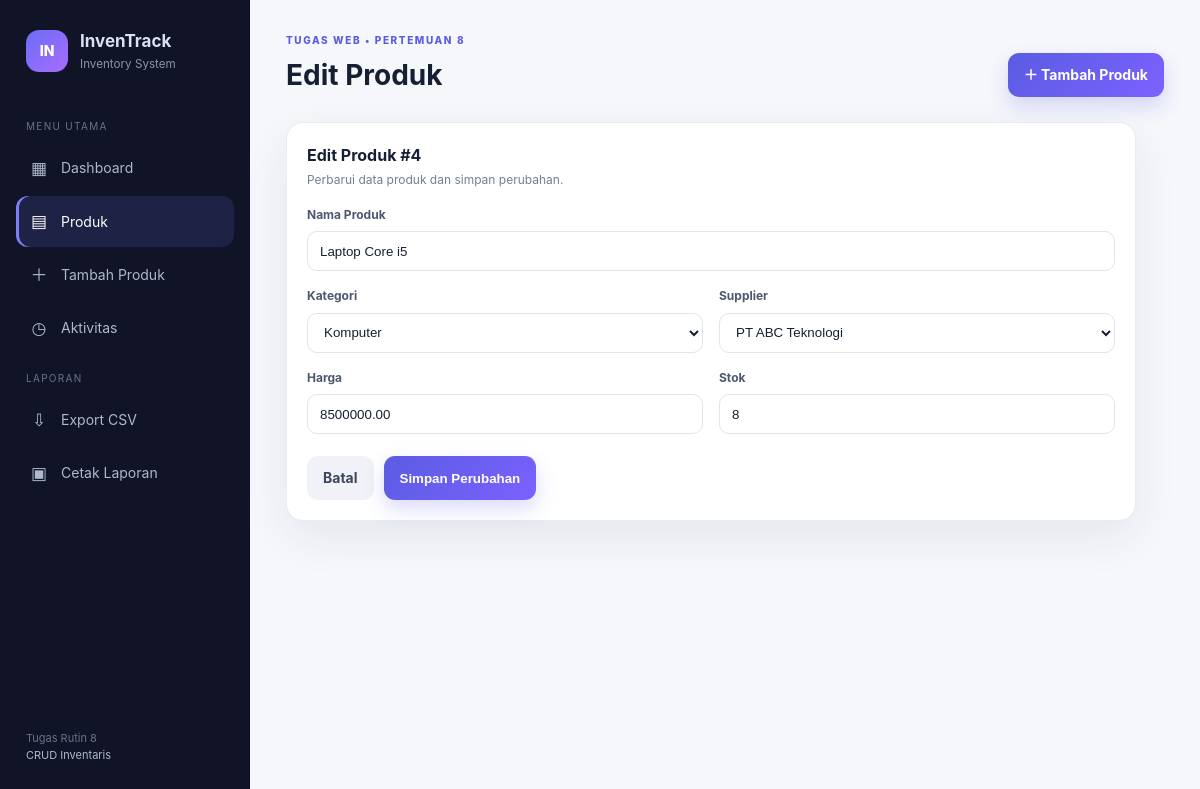
The app's page /edit.php?id=4 with its own data.
### tables this page shows
CREATE TABLE products (
    id INT UNSIGNED AUTO_INCREMENT PRIMARY KEY,
    name VARCHAR(150) NOT NULL,
    category_id INT UNSIGNED NOT NULL,
    supplier_id INT UNSIGNED NOT NULL,
    price DECIMAL(12,2) NOT NULL DEFAULT 0.00,
    stock INT NOT NULL DEFAULT 0,
    created_at TIMESTAMP DEFAULT CURRENT_TIMESTAMP,
    updated_at TIMESTAMP DEFAULT CURRENT_TIMESTAMP ON UPDATE CURRENT_TIMESTAMP,
    CONSTRAINT fk_products_category FOREIGN KEY (category_id) REFERENCES categories(id) ON UPDATE CASCADE ON DELETE RESTRICT,
    CONSTRAINT fk_products_supplier FOREIGN KEY (supplier_id) REFERENCES suppliers(id) ON UPDATE CASCADE ON DELETE RESTRICT,
    INDEX idx_product_category (category_id),
    INDEX idx_product_supplier (supplier_id)
);

CREATE TABLE categories (
    id INT UNSIGNED AUTO_INCREMENT PRIMARY KEY,
    name VARCHAR(100) NOT NULL UNIQUE
);

CREATE TABLE suppliers (
    id INT UNSIGNED AUTO_INCREMENT PRIMARY KEY,
    name VARCHAR(100) NOT NULL,
    phone VARCHAR(20) NOT NULL
);

### config/helpers.php (called while the page is built, shortened)
<?php
function e(?string $value): string { return htmlspecialchars((string)$value, ENT_QUOTES, 'UTF-8'); }

### edit.php (the view, shortened to what this page needs)
<?php
require_once __DIR__ . '/config/bootstrap.php';
$id=(int)($_GET['id']??0); $stmt=$pdo->prepare('SELECT * FROM products WHERE id=?'); $stmt->execute([$id]); $product=$stmt->fetch();
$categories=$pdo->query('SELECT * FROM categories ORDER BY name')->fetchAll(); $suppliers=$pdo->query('SELECT * FROM suppliers ORDER BY name')->fetchAll(); $errors=[];
$pageTitle='Edit Produk';$active='products';require __DIR__.'/partials/header.php';
?><section class="card form-card"><div class="card-head"><div><h2>Edit Produk #<?= $id ?></h2><span class="muted">Perbarui data produk dan simpan perubahan.</span></div></div><?php if($errors): ?><div class="flash error">⚠ <?= e(implode(' ',$errors)) ?></div><?php endif; ?><form method="post"><input type="hidden" name="csrf" value="<?= e(csrfToken()) ?>"><div class="form-grid"><div class="field full"><label>Nama Produk</label><input class="input" name="name" value="<?= e($product['name']) ?>" required></div><div class="field"><label>Kategori</label><select class="select" name="category_id" required><?php foreach($categories as $c): ?><option value="<?= $c['id'] ?>" <?= $product['category_id']==$c['id']?'selected':'' ?>><?= e($c['name']) ?></option><?php endforeach; ?></select></div><div class="field"><label>Supplier</label><select class="select" name="supplier_id" required><?php foreach($suppliers as $s): ?><option value="<?= $s['id'] ?>" <?= $product['supplier_id']==$s['id']?'selected':'' ?>><?= e($s['name']) ?></option><?php endforeach; ?></select></div><div class="field"><label>Harga</label><input class="input" type="number" name="price" min="0" step="0.01" value="<?= e((string)$product['price']) ?>" required></div><div class="field"><label>Stok</label><input class="input" type="number" name="stock" min="0" value="<?= e((string)$product['stock']) ?>" required></div></div><div class="form-actions"><a class="btn btn-light" href="index.php?page=products">Batal</a><button class="btn btn-primary" type="submit">Simpan Perubahan</button></div></form></section><?php require __DIR__.'/partials/footer.php'; ?>

### assets/style.css (style rules this page uses)
:root { --bg:#f5f7fb;--panel:#fff;--ink:#172033;--muted:#718096;--line:#e7ebf2;--primary:#5b5ce2;--primary2:#7b61ff;--green:#18a878;--orange:#f59e0b;--red:#e5484d;--shadow:0 16px 45px rgba(36,43,75,.08) }
* { box-sizing:border-box }
body { margin:0;background:var(--bg);color:var(--ink);font:14px/1.55 Inter,ui-sans-serif,system-ui,-apple-system,"Segoe UI",sans-serif }
.btn { border:0;border-radius:11px;padding:11px 16px;text-decoration:none;font-weight:700;display:inline-flex;align-items:center;gap:7px;cursor:pointer }
.btn-primary { color:#fff;background:linear-gradient(135deg,var(--primary),var(--primary2));box-shadow:0 9px 20px rgba(91,92,226,.22) }
.btn-light { background:#f0f2f7;color:#3b465a }
.card { background:var(--panel);border:1px solid var(--line);border-radius:17px;box-shadow:var(--shadow);padding:20px }
.card-head { display:flex;justify-content:space-between;align-items:center;gap:12px;margin-bottom:16px }
.card-head h2 { font-size:16px;margin:0 }
.muted { color:var(--muted);font-size:12px }
.input,.select { height:40px;border:1px solid #dfe4ed;border-radius:10px;padding:0 12px;background:#fff;color:var(--ink);outline:none }
.form-card { max-width:850px }
.form-grid { display:grid;grid-template-columns:1fr 1fr;gap:16px }
.field { display:grid;gap:7px }
.field.full { grid-column:1/-1 }
.field label { font-size:12px;font-weight:700;color:#4c5870 }
.form-actions { margin-top:22px;display:flex;gap:10px }

### records on screen
products: name "Laptop Core i5", category_id "Komputer", supplier_id "PT ABC Teknologi", price "8500000.00", stock "8"

### other values on screen
$pageTitle "Edit Produk"
$id "4"
